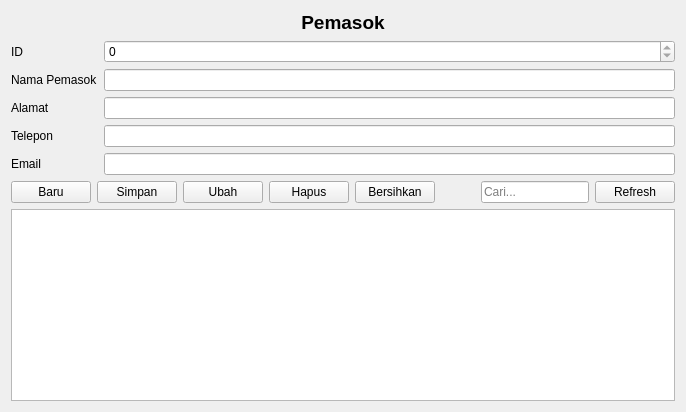
<?xml version="1.0" encoding="UTF-8"?>
<ui version="4.0">
 <class>PemasokForm</class>
 <widget class="QWidget" name="PemasokForm">
  <property name="windowTitle"><string>Pemasok</string></property>
  <layout class="QVBoxLayout" name="verticalLayout">
   <item>
    <widget class="QLabel" name="titleLabel">
     <property name="text"><string>Pemasok</string></property>
     <property name="alignment"><set>Qt::AlignHCenter</set></property>
     <property name="styleSheet"><string notr="true">font-weight:600; font-size:14pt;</string></property>
    </widget>
   </item>
   <item>
    <layout class="QFormLayout" name="formLayout">

     <item row="0" column="0">
      <widget class="QLabel" name="label_0">
       <property name="text"><string>ID</string></property>
      </widget>
     </item>
     <item row="0" column="1">
<widget class="QSpinBox" name="spinId">
       <property name="maximum"><number>2147483647</number></property>
       <property name="readOnly"><bool>true</bool></property>
      </widget>
     </item>

     <item row="1" column="0">
      <widget class="QLabel" name="label_1">
       <property name="text"><string>Nama Pemasok</string></property>
      </widget>
     </item>
     <item row="1" column="1">
<widget class="QLineEdit" name="editNamaPemasok">
       <property name="placeholderText"><string></string></property>
      </widget>
     </item>

     <item row="2" column="0">
      <widget class="QLabel" name="label_2">
       <property name="text"><string>Alamat</string></property>
      </widget>
     </item>
     <item row="2" column="1">
<widget class="QLineEdit" name="editAlamat">
       <property name="placeholderText"><string></string></property>
      </widget>
     </item>

     <item row="3" column="0">
      <widget class="QLabel" name="label_3">
       <property name="text"><string>Telepon</string></property>
      </widget>
     </item>
     <item row="3" column="1">
<widget class="QLineEdit" name="editTelepon">
       <property name="placeholderText"><string></string></property>
      </widget>
     </item>

     <item row="4" column="0">
      <widget class="QLabel" name="label_4">
       <property name="text"><string>Email</string></property>
      </widget>
     </item>
     <item row="4" column="1">
<widget class="QLineEdit" name="editEmail">
       <property name="placeholderText"><string></string></property>
      </widget>
     </item>
    </layout>
   </item>
   <item>
    <layout class="QHBoxLayout" name="buttonsLayout">
     <item><widget class="QPushButton" name="btnNew"><property name="text"><string>Baru</string></property></widget></item>
     <item><widget class="QPushButton" name="btnSave"><property name="text"><string>Simpan</string></property></widget></item>
     <item><widget class="QPushButton" name="btnUpdate"><property name="text"><string>Ubah</string></property></widget></item>
     <item><widget class="QPushButton" name="btnDelete"><property name="text"><string>Hapus</string></property></widget></item>
     <item><widget class="QPushButton" name="btnClear"><property name="text"><string>Bersihkan</string></property></widget></item>
     <item><spacer name="hsp"><property name="orientation"><enum>Qt::Horizontal</enum></property>
      <property name="sizeHint" stdset="0"><size><width>40</width><height>20</height></size></property></spacer></item>
     <item><widget class="QLineEdit" name="lineSearch"><property name="placeholderText"><string>Cari...</string></property></widget></item>
     <item><widget class="QPushButton" name="btnRefresh"><property name="text"><string>Refresh</string></property></widget></item>
    </layout>
   </item>

   <item>
    <widget class="QTableView" name="tableView">
     <property name="sortingEnabled"><bool>true</bool></property>
    </widget>
   </item>
  </layout>
 </widget>
 <resources/>
 <connections/>
</ui>
